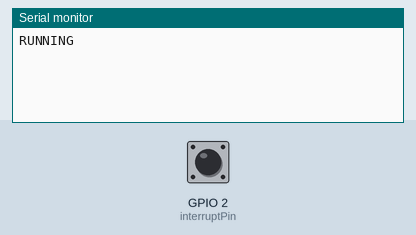
Simulated run of this sketch. Board: ESP8266 (NodeMCU). On the bench: the last lines printed to the serial monitor. The inputs (shaded band) are chosen by the test bench; at power-on: GPIO 2 (interruptPin) LOW. WiFi joins after 1.5 s; servers stay silent unless stated; web services answer with replies made up by the test bench.

Above: at 1.2 s.
1.3 s: GPIO 2 (interruptPin) pulled HIGH for 0.15 s
At 2.2 s:
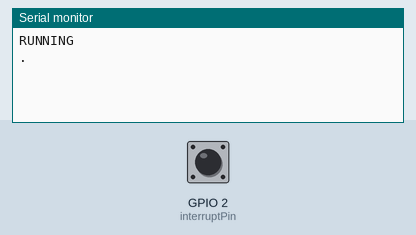
At 4.6 s:
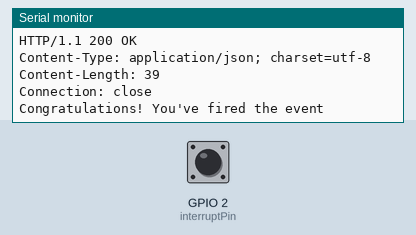

Measured:
- after the input at 1.3 s, the serial monitor: prints a new line after 0.52 s (image 1)

The sketch:

esp8266falldetector.ino
```cpp
#include <ESP8266WiFi.h>
#include <IFTTTESP8266.h>
extern "C" {
#include "gpio.h"
}

extern "C" {
#include "user_interface.h"
}

const byte interruptPin = 2;
volatile bool interruptCounter = false;
const char personName[] = "John";

#define EVENT  "fallen"  // Put here your Maker Event Name
#define KEY  "c6TjqagKOhEczPpPtbp5Sm"  // Put here your IFTTT key
#define WIFISSID "12458Wifi"
#define PASSWORD "Pojangy1"
IFTTT client(KEY);

void setup() {
  pinMode(interruptPin, INPUT);
  ///attachInterrupt(digitalPinToInterrupt(interruptPin), handleInterrupt, RISING);
  Serial.begin(9600);
  Serial.println("RUNNING");
  WiFi.mode(WIFI_OFF);
  delay(5);
}
/*
  void handleInterrupt() {
  interruptCounter = true;
  }*/
void sleep()
{
  wifi_fpm_set_sleep_type(LIGHT_SLEEP_T);
  gpio_pin_wakeup_enable(GPIO_ID_PIN(interruptPin), GPIO_PIN_INTR_HILEVEL); // or LO/ANYLEVEL, no change
  wifi_fpm_open();
  wifi_fpm_do_sleep(0xFFFFFFF);
}
void loop() {
  yield();
  sleep();
  delay(100);
  yield();
  if (digitalRead(interruptPin)) {
    WiFi.mode(WIFI_STA);
    delay(5);
    WiFi.begin(WIFISSID, PASSWORD);
    while (WiFi.status() != WL_CONNECTED) {
      yield();
      delay(500);
      Serial.print(".");
    }
    Serial.println("TRIGGER");
    yield();
    client.add(personName);
    client.sendAll(EVENT);
    interruptCounter = false;
    yield();
    WiFi.disconnect();
    delay(5);
    WiFi.mode(WIFI_OFF);
  }
}
```
